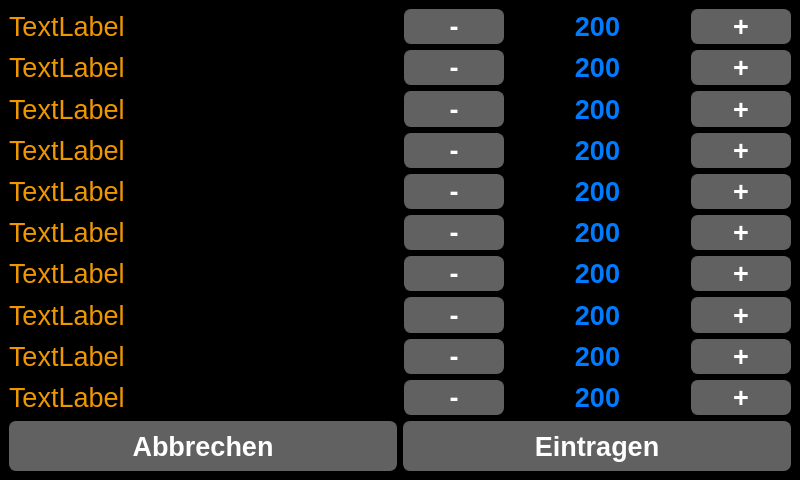
<?xml version="1.0" encoding="UTF-8"?>
<ui version="4.0">
 <class>Bottlewindow</class>
 <widget class="QMainWindow" name="Bottlewindow">
  <property name="geometry">
   <rect>
    <x>0</x>
    <y>0</y>
    <width>800</width>
    <height>480</height>
   </rect>
  </property>
  <property name="sizePolicy">
   <sizepolicy hsizetype="Fixed" vsizetype="Fixed">
    <horstretch>0</horstretch>
    <verstretch>0</verstretch>
   </sizepolicy>
  </property>
  <property name="minimumSize">
   <size>
    <width>800</width>
    <height>480</height>
   </size>
  </property>
  <property name="maximumSize">
   <size>
    <width>800</width>
    <height>480</height>
   </size>
  </property>
  <property name="cursor">
   <cursorShape>ArrowCursor</cursorShape>
  </property>
  <property name="windowTitle">
   <string>~~ Füllstand der Flaschen auswählen ~~</string>
  </property>
  <property name="styleSheet">
   <string notr="true">QWidget
{
	color: rgb(0, 123, 255);	
	background-color: rgb(0, 0, 0);

}

QPushButton {
	background-color: rgb(97, 97, 97);
	color: rgb(255, 255, 255);
    border-width: 1px;
	border-color: rgb(97, 97, 97);
	border-style: solid;
	border-radius: 7;
	padding: 3px;
	padding-left: 5px;
	padding-right: 5px;
}

QPushButton:checked
{
	color: rgb(255, 255, 255);	
	background-color: rgb(0, 123, 255);
}

QProgressBar
{
	background-color: rgb(166, 166, 166);
	color: rgb(0, 0, 0);
    border: 2px rgb(166, 166, 166);
    border-radius: 5px;
}

QProgressBar::chunk {
	border: 2px rgb(166, 166, 166);
    border-top-left-radius: 5px;
    border-bottom-left-radius: 5px;
    border-top-right-radius: 5px;
    border-bottom-right-radius: 5px;
	background-color: rgb(0, 123, 255);
   /* width: 40px;
    margin: 0.5px;*/
}

#Labbruch {
	color: rgb(239, 151, 0);
}
#LName1 {
	color: rgb(239, 151, 0);
}
#LName2 {
	color: rgb(239, 151, 0);
}
#LName3 {
	color: rgb(239, 151, 0);
}
#LName4 {
	color: rgb(239, 151, 0);
}
#LName5 {
	color: rgb(239, 151, 0);
}
#LName6 {
	color: rgb(239, 151, 0);
}
#LName7 {
	color: rgb(239, 151, 0);
}
#LName8 {
	color: rgb(239, 151, 0);
}
#LName9 {
	color: rgb(239, 151, 0);
}
#LName10 {
	color: rgb(239, 151, 0);
}



</string>
  </property>
  <widget class="QWidget" name="centralwidget">
   <layout class="QVBoxLayout" name="verticalLayout">
    <item>
     <layout class="QHBoxLayout" name="horizontalLayout">
      <item>
       <widget class="QLabel" name="LName1">
        <property name="maximumSize">
         <size>
          <width>16777215</width>
          <height>100</height>
         </size>
        </property>
        <property name="font">
         <font>
          <pointsize>20</pointsize>
         </font>
        </property>
        <property name="text">
         <string>TextLabel</string>
        </property>
       </widget>
      </item>
      <item>
       <widget class="QPushButton" name="PBMminus1">
        <property name="minimumSize">
         <size>
          <width>60</width>
          <height>20</height>
         </size>
        </property>
        <property name="maximumSize">
         <size>
          <width>100</width>
          <height>40</height>
         </size>
        </property>
        <property name="font">
         <font>
          <pointsize>20</pointsize>
          <weight>75</weight>
          <bold>true</bold>
         </font>
        </property>
        <property name="text">
         <string>-</string>
        </property>
       </widget>
      </item>
      <item>
       <widget class="QLabel" name="LAmount1">
        <property name="minimumSize">
         <size>
          <width>65</width>
          <height>0</height>
         </size>
        </property>
        <property name="maximumSize">
         <size>
          <width>175</width>
          <height>100</height>
         </size>
        </property>
        <property name="font">
         <font>
          <pointsize>20</pointsize>
          <weight>75</weight>
          <bold>true</bold>
         </font>
        </property>
        <property name="lineWidth">
         <number>1</number>
        </property>
        <property name="text">
         <string>200</string>
        </property>
        <property name="alignment">
         <set>Qt::AlignCenter</set>
        </property>
       </widget>
      </item>
      <item>
       <widget class="QPushButton" name="PBMplus1">
        <property name="minimumSize">
         <size>
          <width>60</width>
          <height>20</height>
         </size>
        </property>
        <property name="maximumSize">
         <size>
          <width>100</width>
          <height>40</height>
         </size>
        </property>
        <property name="font">
         <font>
          <pointsize>20</pointsize>
          <weight>75</weight>
          <bold>true</bold>
         </font>
        </property>
        <property name="text">
         <string>+</string>
        </property>
       </widget>
      </item>
     </layout>
    </item>
    <item>
     <layout class="QHBoxLayout" name="horizontalLayout_2">
      <item>
       <widget class="QLabel" name="LName2">
        <property name="maximumSize">
         <size>
          <width>16777215</width>
          <height>100</height>
         </size>
        </property>
        <property name="font">
         <font>
          <pointsize>20</pointsize>
         </font>
        </property>
        <property name="text">
         <string>TextLabel</string>
        </property>
       </widget>
      </item>
      <item>
       <widget class="QPushButton" name="PBMminus2">
        <property name="minimumSize">
         <size>
          <width>60</width>
          <height>20</height>
         </size>
        </property>
        <property name="maximumSize">
         <size>
          <width>100</width>
          <height>40</height>
         </size>
        </property>
        <property name="font">
         <font>
          <pointsize>20</pointsize>
          <weight>75</weight>
          <bold>true</bold>
         </font>
        </property>
        <property name="text">
         <string>-</string>
        </property>
       </widget>
      </item>
      <item>
       <widget class="QLabel" name="LAmount2">
        <property name="minimumSize">
         <size>
          <width>65</width>
          <height>0</height>
         </size>
        </property>
        <property name="maximumSize">
         <size>
          <width>175</width>
          <height>100</height>
         </size>
        </property>
        <property name="font">
         <font>
          <pointsize>20</pointsize>
          <weight>75</weight>
          <bold>true</bold>
         </font>
        </property>
        <property name="lineWidth">
         <number>1</number>
        </property>
        <property name="text">
         <string>200</string>
        </property>
        <property name="alignment">
         <set>Qt::AlignCenter</set>
        </property>
       </widget>
      </item>
      <item>
       <widget class="QPushButton" name="PBMplus2">
        <property name="minimumSize">
         <size>
          <width>60</width>
          <height>20</height>
         </size>
        </property>
        <property name="maximumSize">
         <size>
          <width>100</width>
          <height>40</height>
         </size>
        </property>
        <property name="font">
         <font>
          <pointsize>20</pointsize>
          <weight>75</weight>
          <bold>true</bold>
         </font>
        </property>
        <property name="text">
         <string>+</string>
        </property>
       </widget>
      </item>
     </layout>
    </item>
    <item>
     <layout class="QHBoxLayout" name="horizontalLayout_3">
      <item>
       <widget class="QLabel" name="LName3">
        <property name="maximumSize">
         <size>
          <width>16777215</width>
          <height>100</height>
         </size>
        </property>
        <property name="font">
         <font>
          <pointsize>20</pointsize>
         </font>
        </property>
        <property name="text">
         <string>TextLabel</string>
        </property>
       </widget>
      </item>
      <item>
       <widget class="QPushButton" name="PBMminus3">
        <property name="minimumSize">
         <size>
          <width>60</width>
          <height>20</height>
         </size>
        </property>
        <property name="maximumSize">
         <size>
          <width>100</width>
          <height>40</height>
         </size>
        </property>
        <property name="font">
         <font>
          <pointsize>20</pointsize>
          <weight>75</weight>
          <bold>true</bold>
         </font>
        </property>
        <property name="text">
         <string>-</string>
        </property>
       </widget>
      </item>
      <item>
       <widget class="QLabel" name="LAmount3">
        <property name="minimumSize">
         <size>
          <width>65</width>
          <height>0</height>
         </size>
        </property>
        <property name="maximumSize">
         <size>
          <width>175</width>
          <height>100</height>
         </size>
        </property>
        <property name="font">
         <font>
          <pointsize>20</pointsize>
          <weight>75</weight>
          <bold>true</bold>
         </font>
        </property>
        <property name="lineWidth">
         <number>1</number>
        </property>
        <property name="text">
         <string>200</string>
        </property>
        <property name="alignment">
         <set>Qt::AlignCenter</set>
        </property>
       </widget>
      </item>
      <item>
       <widget class="QPushButton" name="PBMplus3">
        <property name="minimumSize">
         <size>
          <width>60</width>
          <height>20</height>
         </size>
        </property>
        <property name="maximumSize">
         <size>
          <width>100</width>
          <height>40</height>
         </size>
        </property>
        <property name="font">
         <font>
          <pointsize>20</pointsize>
          <weight>75</weight>
          <bold>true</bold>
         </font>
        </property>
        <property name="text">
         <string>+</string>
        </property>
       </widget>
      </item>
     </layout>
    </item>
    <item>
     <layout class="QHBoxLayout" name="horizontalLayout_4">
      <item>
       <widget class="QLabel" name="LName4">
        <property name="maximumSize">
         <size>
          <width>16777215</width>
          <height>100</height>
         </size>
        </property>
        <property name="font">
         <font>
          <pointsize>20</pointsize>
         </font>
        </property>
        <property name="text">
         <string>TextLabel</string>
        </property>
       </widget>
      </item>
      <item>
       <widget class="QPushButton" name="PBMminus4">
        <property name="minimumSize">
         <size>
          <width>60</width>
          <height>20</height>
         </size>
        </property>
        <property name="maximumSize">
         <size>
          <width>100</width>
          <height>40</height>
         </size>
        </property>
        <property name="font">
         <font>
          <pointsize>20</pointsize>
          <weight>75</weight>
          <bold>true</bold>
         </font>
        </property>
        <property name="text">
         <string>-</string>
        </property>
       </widget>
      </item>
      <item>
       <widget class="QLabel" name="LAmount4">
        <property name="minimumSize">
         <size>
          <width>65</width>
          <height>0</height>
         </size>
        </property>
        <property name="maximumSize">
         <size>
          <width>175</width>
          <height>100</height>
         </size>
        </property>
        <property name="font">
         <font>
          <pointsize>20</pointsize>
          <weight>75</weight>
          <bold>true</bold>
         </font>
        </property>
        <property name="lineWidth">
         <number>1</number>
        </property>
        <property name="text">
         <string>200</string>
        </property>
        <property name="alignment">
         <set>Qt::AlignCenter</set>
        </property>
       </widget>
      </item>
      <item>
       <widget class="QPushButton" name="PBMplus4">
        <property name="minimumSize">
         <size>
          <width>60</width>
          <height>20</height>
         </size>
        </property>
        <property name="maximumSize">
         <size>
          <width>100</width>
          <height>40</height>
         </size>
        </property>
        <property name="font">
         <font>
          <pointsize>20</pointsize>
          <weight>75</weight>
          <bold>true</bold>
         </font>
        </property>
        <property name="text">
         <string>+</string>
        </property>
       </widget>
      </item>
     </layout>
    </item>
    <item>
     <layout class="QHBoxLayout" name="horizontalLayout_5">
      <item>
       <widget class="QLabel" name="LName5">
        <property name="maximumSize">
         <size>
          <width>16777215</width>
          <height>100</height>
         </size>
        </property>
        <property name="font">
         <font>
          <pointsize>20</pointsize>
         </font>
        </property>
        <property name="text">
         <string>TextLabel</string>
        </property>
       </widget>
      </item>
      <item>
       <widget class="QPushButton" name="PBMminus5">
        <property name="minimumSize">
         <size>
          <width>60</width>
          <height>20</height>
         </size>
        </property>
        <property name="maximumSize">
         <size>
          <width>100</width>
          <height>40</height>
         </size>
        </property>
        <property name="font">
         <font>
          <pointsize>20</pointsize>
          <weight>75</weight>
          <bold>true</bold>
         </font>
        </property>
        <property name="text">
         <string>-</string>
        </property>
       </widget>
      </item>
      <item>
       <widget class="QLabel" name="LAmount5">
        <property name="minimumSize">
         <size>
          <width>65</width>
          <height>0</height>
         </size>
        </property>
        <property name="maximumSize">
         <size>
          <width>175</width>
          <height>100</height>
         </size>
        </property>
        <property name="font">
         <font>
          <pointsize>20</pointsize>
          <weight>75</weight>
          <bold>true</bold>
         </font>
        </property>
        <property name="lineWidth">
         <number>1</number>
        </property>
        <property name="text">
         <string>200</string>
        </property>
        <property name="alignment">
         <set>Qt::AlignCenter</set>
        </property>
       </widget>
      </item>
      <item>
       <widget class="QPushButton" name="PBMplus5">
        <property name="minimumSize">
         <size>
          <width>60</width>
          <height>20</height>
         </size>
        </property>
        <property name="maximumSize">
         <size>
          <width>100</width>
          <height>40</height>
         </size>
        </property>
        <property name="font">
         <font>
          <pointsize>20</pointsize>
          <weight>75</weight>
          <bold>true</bold>
         </font>
        </property>
        <property name="text">
         <string>+</string>
        </property>
       </widget>
      </item>
     </layout>
    </item>
    <item>
     <layout class="QHBoxLayout" name="horizontalLayout_6">
      <item>
       <widget class="QLabel" name="LName6">
        <property name="maximumSize">
         <size>
          <width>16777215</width>
          <height>100</height>
         </size>
        </property>
        <property name="font">
         <font>
          <pointsize>20</pointsize>
         </font>
        </property>
        <property name="text">
         <string>TextLabel</string>
        </property>
       </widget>
      </item>
      <item>
       <widget class="QPushButton" name="PBMminus6">
        <property name="minimumSize">
         <size>
          <width>60</width>
          <height>20</height>
         </size>
        </property>
        <property name="maximumSize">
         <size>
          <width>100</width>
          <height>40</height>
         </size>
        </property>
        <property name="font">
         <font>
          <pointsize>20</pointsize>
          <weight>75</weight>
          <bold>true</bold>
         </font>
        </property>
        <property name="text">
         <string>-</string>
        </property>
       </widget>
      </item>
      <item>
       <widget class="QLabel" name="LAmount6">
        <property name="minimumSize">
         <size>
          <width>65</width>
          <height>0</height>
         </size>
        </property>
        <property name="maximumSize">
         <size>
          <width>175</width>
          <height>100</height>
         </size>
        </property>
        <property name="font">
         <font>
          <pointsize>20</pointsize>
          <weight>75</weight>
          <bold>true</bold>
         </font>
        </property>
        <property name="lineWidth">
         <number>1</number>
        </property>
        <property name="text">
         <string>200</string>
        </property>
        <property name="alignment">
         <set>Qt::AlignCenter</set>
        </property>
       </widget>
      </item>
      <item>
       <widget class="QPushButton" name="PBMplus6">
        <property name="minimumSize">
         <size>
          <width>60</width>
          <height>20</height>
         </size>
        </property>
        <property name="maximumSize">
         <size>
          <width>100</width>
          <height>40</height>
         </size>
        </property>
        <property name="font">
         <font>
          <pointsize>20</pointsize>
          <weight>75</weight>
          <bold>true</bold>
         </font>
        </property>
        <property name="text">
         <string>+</string>
        </property>
       </widget>
      </item>
     </layout>
    </item>
    <item>
     <layout class="QHBoxLayout" name="horizontalLayout_7">
      <item>
       <widget class="QLabel" name="LName7">
        <property name="maximumSize">
         <size>
          <width>16777215</width>
          <height>100</height>
         </size>
        </property>
        <property name="font">
         <font>
          <pointsize>20</pointsize>
         </font>
        </property>
        <property name="text">
         <string>TextLabel</string>
        </property>
       </widget>
      </item>
      <item>
       <widget class="QPushButton" name="PBMminus7">
        <property name="minimumSize">
         <size>
          <width>60</width>
          <height>20</height>
         </size>
        </property>
        <property name="maximumSize">
         <size>
          <width>100</width>
          <height>40</height>
         </size>
        </property>
        <property name="font">
         <font>
          <pointsize>20</pointsize>
          <weight>75</weight>
          <bold>true</bold>
         </font>
        </property>
        <property name="text">
         <string>-</string>
        </property>
       </widget>
      </item>
      <item>
       <widget class="QLabel" name="LAmount7">
        <property name="minimumSize">
         <size>
          <width>65</width>
          <height>0</height>
         </size>
        </property>
        <property name="maximumSize">
         <size>
          <width>175</width>
          <height>100</height>
         </size>
        </property>
        <property name="font">
         <font>
          <pointsize>20</pointsize>
          <weight>75</weight>
          <bold>true</bold>
         </font>
        </property>
        <property name="lineWidth">
         <number>1</number>
        </property>
        <property name="text">
         <string>200</string>
        </property>
        <property name="alignment">
         <set>Qt::AlignCenter</set>
        </property>
       </widget>
      </item>
      <item>
       <widget class="QPushButton" name="PBMplus7">
        <property name="minimumSize">
         <size>
          <width>60</width>
          <height>20</height>
         </size>
        </property>
        <property name="maximumSize">
         <size>
          <width>100</width>
          <height>40</height>
         </size>
        </property>
        <property name="font">
         <font>
          <pointsize>20</pointsize>
          <weight>75</weight>
          <bold>true</bold>
         </font>
        </property>
        <property name="text">
         <string>+</string>
        </property>
       </widget>
      </item>
     </layout>
    </item>
    <item>
     <layout class="QHBoxLayout" name="horizontalLayout_8">
      <item>
       <widget class="QLabel" name="LName8">
        <property name="maximumSize">
         <size>
          <width>16777215</width>
          <height>100</height>
         </size>
        </property>
        <property name="font">
         <font>
          <pointsize>20</pointsize>
         </font>
        </property>
        <property name="text">
         <string>TextLabel</string>
        </property>
       </widget>
      </item>
      <item>
       <widget class="QPushButton" name="PBMminus8">
        <property name="minimumSize">
         <size>
          <width>60</width>
          <height>20</height>
         </size>
        </property>
        <property name="maximumSize">
         <size>
          <width>100</width>
          <height>40</height>
         </size>
        </property>
        <property name="font">
         <font>
          <pointsize>20</pointsize>
          <weight>75</weight>
          <bold>true</bold>
         </font>
        </property>
        <property name="text">
         <string>-</string>
        </property>
       </widget>
      </item>
      <item>
       <widget class="QLabel" name="LAmount8">
        <property name="minimumSize">
         <size>
          <width>65</width>
          <height>0</height>
         </size>
        </property>
        <property name="maximumSize">
         <size>
          <width>175</width>
          <height>100</height>
         </size>
        </property>
        <property name="font">
         <font>
          <pointsize>20</pointsize>
          <weight>75</weight>
          <bold>true</bold>
         </font>
        </property>
        <property name="lineWidth">
         <number>1</number>
        </property>
        <property name="text">
         <string>200</string>
        </property>
        <property name="alignment">
         <set>Qt::AlignCenter</set>
        </property>
       </widget>
      </item>
      <item>
       <widget class="QPushButton" name="PBMplus8">
        <property name="minimumSize">
         <size>
          <width>60</width>
          <height>20</height>
         </size>
        </property>
        <property name="maximumSize">
         <size>
          <width>100</width>
          <height>40</height>
         </size>
        </property>
        <property name="font">
         <font>
          <pointsize>20</pointsize>
          <weight>75</weight>
          <bold>true</bold>
         </font>
        </property>
        <property name="text">
         <string>+</string>
        </property>
       </widget>
      </item>
     </layout>
    </item>
    <item>
     <layout class="QHBoxLayout" name="horizontalLayout_9">
      <item>
       <widget class="QLabel" name="LName9">
        <property name="maximumSize">
         <size>
          <width>16777215</width>
          <height>100</height>
         </size>
        </property>
        <property name="font">
         <font>
          <pointsize>20</pointsize>
         </font>
        </property>
        <property name="text">
         <string>TextLabel</string>
        </property>
       </widget>
      </item>
      <item>
       <widget class="QPushButton" name="PBMminus9">
        <property name="minimumSize">
         <size>
          <width>60</width>
          <height>20</height>
         </size>
        </property>
        <property name="maximumSize">
         <size>
          <width>100</width>
          <height>40</height>
         </size>
        </property>
        <property name="font">
         <font>
          <pointsize>20</pointsize>
          <weight>75</weight>
          <bold>true</bold>
         </font>
        </property>
        <property name="text">
         <string>-</string>
        </property>
       </widget>
      </item>
      <item>
       <widget class="QLabel" name="LAmount9">
        <property name="minimumSize">
         <size>
          <width>65</width>
          <height>0</height>
         </size>
        </property>
        <property name="maximumSize">
         <size>
          <width>175</width>
          <height>100</height>
         </size>
        </property>
        <property name="font">
         <font>
          <pointsize>20</pointsize>
          <weight>75</weight>
          <bold>true</bold>
         </font>
        </property>
        <property name="lineWidth">
         <number>1</number>
        </property>
        <property name="text">
         <string>200</string>
        </property>
        <property name="alignment">
         <set>Qt::AlignCenter</set>
        </property>
       </widget>
      </item>
      <item>
       <widget class="QPushButton" name="PBMplus9">
        <property name="minimumSize">
         <size>
          <width>60</width>
          <height>20</height>
         </size>
        </property>
        <property name="maximumSize">
         <size>
          <width>100</width>
          <height>40</height>
         </size>
        </property>
        <property name="font">
         <font>
          <pointsize>20</pointsize>
          <weight>75</weight>
          <bold>true</bold>
         </font>
        </property>
        <property name="text">
         <string>+</string>
        </property>
       </widget>
      </item>
     </layout>
    </item>
    <item>
     <layout class="QHBoxLayout" name="horizontalLayout_10">
      <item>
       <widget class="QLabel" name="LName10">
        <property name="maximumSize">
         <size>
          <width>16777215</width>
          <height>100</height>
         </size>
        </property>
        <property name="font">
         <font>
          <pointsize>20</pointsize>
         </font>
        </property>
        <property name="text">
         <string>TextLabel</string>
        </property>
       </widget>
      </item>
      <item>
       <widget class="QPushButton" name="PBMminus10">
        <property name="minimumSize">
         <size>
          <width>60</width>
          <height>20</height>
         </size>
        </property>
        <property name="maximumSize">
         <size>
          <width>100</width>
          <height>40</height>
         </size>
        </property>
        <property name="font">
         <font>
          <pointsize>20</pointsize>
          <weight>75</weight>
          <bold>true</bold>
         </font>
        </property>
        <property name="text">
         <string>-</string>
        </property>
       </widget>
      </item>
      <item>
       <widget class="QLabel" name="LAmount10">
        <property name="minimumSize">
         <size>
          <width>65</width>
          <height>0</height>
         </size>
        </property>
        <property name="maximumSize">
         <size>
          <width>175</width>
          <height>100</height>
         </size>
        </property>
        <property name="font">
         <font>
          <pointsize>20</pointsize>
          <weight>75</weight>
          <bold>true</bold>
         </font>
        </property>
        <property name="lineWidth">
         <number>1</number>
        </property>
        <property name="text">
         <string>200</string>
        </property>
        <property name="alignment">
         <set>Qt::AlignCenter</set>
        </property>
       </widget>
      </item>
      <item>
       <widget class="QPushButton" name="PBMplus10">
        <property name="minimumSize">
         <size>
          <width>60</width>
          <height>20</height>
         </size>
        </property>
        <property name="maximumSize">
         <size>
          <width>100</width>
          <height>40</height>
         </size>
        </property>
        <property name="font">
         <font>
          <pointsize>20</pointsize>
          <weight>75</weight>
          <bold>true</bold>
         </font>
        </property>
        <property name="text">
         <string>+</string>
        </property>
       </widget>
      </item>
     </layout>
    </item>
    <item>
     <layout class="QHBoxLayout" name="horizontalLayout_11">
      <item>
       <widget class="QPushButton" name="PBAbbrechen">
        <property name="minimumSize">
         <size>
          <width>0</width>
          <height>50</height>
         </size>
        </property>
        <property name="font">
         <font>
          <pointsize>20</pointsize>
          <weight>75</weight>
          <bold>true</bold>
         </font>
        </property>
        <property name="text">
         <string>Abbrechen</string>
        </property>
       </widget>
      </item>
      <item>
       <widget class="QPushButton" name="PBEintragen">
        <property name="minimumSize">
         <size>
          <width>0</width>
          <height>50</height>
         </size>
        </property>
        <property name="font">
         <font>
          <pointsize>20</pointsize>
          <weight>75</weight>
          <bold>true</bold>
         </font>
        </property>
        <property name="text">
         <string>Eintragen</string>
        </property>
       </widget>
      </item>
     </layout>
    </item>
   </layout>
  </widget>
 </widget>
 <resources/>
 <connections/>
</ui>
